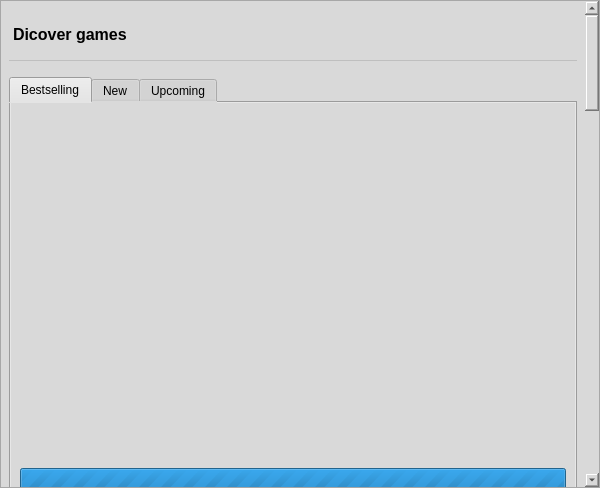
<?xml version="1.0" encoding="UTF-8"?>
<ui version="4.0">
 <class>StorePage</class>
 <widget class="QWidget" name="StorePage">
  <property name="geometry">
   <rect>
    <x>0</x>
    <y>0</y>
    <width>600</width>
    <height>488</height>
   </rect>
  </property>
  <property name="sizePolicy">
   <sizepolicy hsizetype="Preferred" vsizetype="Preferred">
    <horstretch>0</horstretch>
    <verstretch>0</verstretch>
   </sizepolicy>
  </property>
  <property name="windowTitle">
   <string>Form</string>
  </property>
  <property name="styleSheet">
   <string notr="true">background-color: rgb(217, 217, 217);</string>
  </property>
  <layout class="QVBoxLayout" name="pageLayout">
   <property name="spacing">
    <number>0</number>
   </property>
   <property name="leftMargin">
    <number>0</number>
   </property>
   <property name="topMargin">
    <number>0</number>
   </property>
   <property name="rightMargin">
    <number>0</number>
   </property>
   <property name="bottomMargin">
    <number>0</number>
   </property>
   <item>
    <widget class="QScrollArea" name="pageScrollArea">
     <property name="horizontalScrollBarPolicy">
      <enum>Qt::ScrollBarPolicy::ScrollBarAlwaysOff</enum>
     </property>
     <property name="widgetResizable">
      <bool>true</bool>
     </property>
     <widget class="QWidget" name="pageScrollAreaContents">
      <property name="geometry">
       <rect>
        <x>0</x>
        <y>-1453</y>
        <width>579</width>
        <height>2340</height>
       </rect>
      </property>
      <layout class="QVBoxLayout" name="pageScrollAreaContentsLayout">
       <property name="spacing">
        <number>16</number>
       </property>
       <property name="leftMargin">
        <number>8</number>
       </property>
       <property name="topMargin">
        <number>8</number>
       </property>
       <property name="rightMargin">
        <number>8</number>
       </property>
       <property name="bottomMargin">
        <number>16</number>
       </property>
       <item>
        <widget class="QLabel" name="discoverLabel">
         <property name="font">
          <font>
           <pointsize>12</pointsize>
           <bold>true</bold>
          </font>
         </property>
         <property name="styleSheet">
          <string notr="true">padding: 16px 0; border-bottom: 1px solid #bfbfbf;</string>
         </property>
         <property name="text">
          <string>Dicover games</string>
         </property>
        </widget>
       </item>
       <item>
        <widget class="QTabWidget" name="discoverTabWidget">
         <property name="minimumSize">
          <size>
           <width>0</width>
           <height>780</height>
          </size>
         </property>
         <property name="currentIndex">
          <number>0</number>
         </property>
         <widget class="QWidget" name="discoverBestsellingTab">
          <attribute name="title">
           <string>Bestselling</string>
          </attribute>
          <layout class="QVBoxLayout" name="discoverBestsellingTabLayout">
           <property name="spacing">
            <number>0</number>
           </property>
           <property name="leftMargin">
            <number>0</number>
           </property>
           <property name="topMargin">
            <number>0</number>
           </property>
           <property name="rightMargin">
            <number>0</number>
           </property>
           <property name="bottomMargin">
            <number>0</number>
           </property>
           <item>
            <widget class="QStackedWidget" name="discoverBestsellingStackedWidget">
             <widget class="QWidget" name="discoverBestsellingLoadingPage">
              <layout class="QVBoxLayout" name="discoverBestsellingLoadingPageLayout">
               <item>
                <widget class="QProgressBar" name="discoverBestsellingProgressBar">
                 <property name="maximum">
                  <number>0</number>
                 </property>
                </widget>
               </item>
              </layout>
             </widget>
             <widget class="QWidget" name="discoverBestsellingResultsPage">
              <property name="sizePolicy">
               <sizepolicy hsizetype="Preferred" vsizetype="Expanding">
                <horstretch>0</horstretch>
                <verstretch>0</verstretch>
               </sizepolicy>
              </property>
              <layout class="QVBoxLayout" name="discoverBestsellingResultsPageLayout">
               <property name="spacing">
                <number>1</number>
               </property>
               <property name="leftMargin">
                <number>0</number>
               </property>
               <property name="topMargin">
                <number>0</number>
               </property>
               <property name="rightMargin">
                <number>0</number>
               </property>
               <property name="bottomMargin">
                <number>0</number>
               </property>
              </layout>
             </widget>
            </widget>
           </item>
          </layout>
         </widget>
         <widget class="QWidget" name="discoverNewTab">
          <attribute name="title">
           <string>New</string>
          </attribute>
          <layout class="QVBoxLayout" name="discoverNewTabLayout">
           <property name="spacing">
            <number>0</number>
           </property>
           <property name="leftMargin">
            <number>0</number>
           </property>
           <property name="topMargin">
            <number>0</number>
           </property>
           <property name="rightMargin">
            <number>0</number>
           </property>
           <property name="bottomMargin">
            <number>0</number>
           </property>
           <item>
            <widget class="QStackedWidget" name="discoverNewStackedWidget">
             <widget class="QWidget" name="discoverNewLoadingPage">
              <layout class="QVBoxLayout" name="discoverNewLoadingPageLayout">
               <item>
                <widget class="QProgressBar" name="discoverNewProgressBar">
                 <property name="maximum">
                  <number>0</number>
                 </property>
                </widget>
               </item>
              </layout>
             </widget>
             <widget class="QWidget" name="discoverNewResultsPage">
              <layout class="QVBoxLayout" name="discoverNewResultsPageLayout">
               <property name="spacing">
                <number>1</number>
               </property>
               <property name="leftMargin">
                <number>0</number>
               </property>
               <property name="topMargin">
                <number>0</number>
               </property>
               <property name="rightMargin">
                <number>0</number>
               </property>
               <property name="bottomMargin">
                <number>0</number>
               </property>
              </layout>
             </widget>
            </widget>
           </item>
          </layout>
         </widget>
         <widget class="QWidget" name="discoverUpcomingTab">
          <attribute name="title">
           <string>Upcoming</string>
          </attribute>
          <layout class="QVBoxLayout" name="discoverUpcomingTabLayout">
           <property name="spacing">
            <number>0</number>
           </property>
           <property name="leftMargin">
            <number>0</number>
           </property>
           <property name="topMargin">
            <number>0</number>
           </property>
           <property name="rightMargin">
            <number>0</number>
           </property>
           <property name="bottomMargin">
            <number>0</number>
           </property>
           <item>
            <widget class="QStackedWidget" name="discoverUpcomingStackedWidget">
             <widget class="QWidget" name="discoverUpcomingLoadingPage">
              <layout class="QVBoxLayout" name="discoverUpcomingLoadingPageLayout">
               <item>
                <widget class="QProgressBar" name="discoverUpcomingProgressBar">
                 <property name="maximum">
                  <number>0</number>
                 </property>
                </widget>
               </item>
              </layout>
             </widget>
             <widget class="QWidget" name="discoverUpcomingResultsPage">
              <layout class="QVBoxLayout" name="discoverUpcomingResultsPageLayout">
               <property name="spacing">
                <number>1</number>
               </property>
               <property name="leftMargin">
                <number>0</number>
               </property>
               <property name="topMargin">
                <number>0</number>
               </property>
               <property name="rightMargin">
                <number>0</number>
               </property>
               <property name="bottomMargin">
                <number>0</number>
               </property>
              </layout>
             </widget>
            </widget>
           </item>
          </layout>
         </widget>
        </widget>
       </item>
       <item alignment="Qt::AlignmentFlag::AlignHCenter">
        <widget class="QPushButton" name="showCatalogButton">
         <property name="cursor">
          <cursorShape>PointingHandCursor</cursorShape>
         </property>
         <property name="text">
          <string>Show more</string>
         </property>
        </widget>
       </item>
       <item>
        <widget class="QLabel" name="customSectionExclusivesLabel">
         <property name="font">
          <font>
           <pointsize>12</pointsize>
           <bold>true</bold>
          </font>
         </property>
         <property name="text">
          <string>Only on GOG</string>
         </property>
         <property name="textFormat">
          <enum>Qt::TextFormat::PlainText</enum>
         </property>
        </widget>
       </item>
       <item>
        <widget class="QStackedWidget" name="customSectionExclusivesStackedWidget">
         <widget class="QWidget" name="customSectionExclusivesLoadingPage">
          <layout class="QVBoxLayout" name="customSectionExclusivesLoadingPageLayout">
           <item>
            <widget class="QProgressBar" name="customSectionExclusivesProgressBar">
             <property name="maximum">
              <number>0</number>
             </property>
            </widget>
           </item>
          </layout>
         </widget>
         <widget class="QWidget" name="customSectionExclusivesResultsPage">
          <layout class="QVBoxLayout" name="customSectionExclusivesResultsPageLayout">
           <property name="spacing">
            <number>0</number>
           </property>
           <property name="leftMargin">
            <number>0</number>
           </property>
           <property name="topMargin">
            <number>0</number>
           </property>
           <property name="rightMargin">
            <number>0</number>
           </property>
           <property name="bottomMargin">
            <number>0</number>
           </property>
           <item>
            <widget class="QScrollArea" name="customSectionExclusivesResultsScrollArea">
             <property name="minimumSize">
              <size>
               <width>0</width>
               <height>220</height>
              </size>
             </property>
             <property name="verticalScrollBarPolicy">
              <enum>Qt::ScrollBarPolicy::ScrollBarAlwaysOff</enum>
             </property>
             <property name="widgetResizable">
              <bool>true</bool>
             </property>
             <widget class="QWidget" name="customSectionExclusivesResultsScrollAreaContents">
              <property name="geometry">
               <rect>
                <x>0</x>
                <y>0</y>
                <width>563</width>
                <height>200</height>
               </rect>
              </property>
              <property name="sizePolicy">
               <sizepolicy hsizetype="Preferred" vsizetype="Fixed">
                <horstretch>0</horstretch>
                <verstretch>0</verstretch>
               </sizepolicy>
              </property>
              <property name="minimumSize">
               <size>
                <width>0</width>
                <height>200</height>
               </size>
              </property>
              <property name="maximumSize">
               <size>
                <width>16777215</width>
                <height>200</height>
               </size>
              </property>
              <layout class="QHBoxLayout" name="customSectionExclusivesResultsScrollAreaContentsLayout">
               <property name="spacing">
                <number>24</number>
               </property>
              </layout>
             </widget>
            </widget>
           </item>
          </layout>
         </widget>
        </widget>
       </item>
       <item>
        <widget class="QLabel" name="customSectionGOG">
         <property name="font">
          <font>
           <pointsize>12</pointsize>
           <bold>true</bold>
          </font>
         </property>
         <property name="styleSheet">
          <string notr="true">padding: 16px 0; border-bottom: 1px solid #bfbfbf;</string>
         </property>
         <property name="text">
          <string>Good Old Games</string>
         </property>
         <property name="textFormat">
          <enum>Qt::TextFormat::PlainText</enum>
         </property>
        </widget>
       </item>
       <item>
        <widget class="QStackedWidget" name="customSectionGOGStackedWidget">
         <widget class="QWidget" name="customSectionGOGLoadingPage">
          <layout class="QVBoxLayout" name="customSectionGOGLoadingPageLayout">
           <item>
            <widget class="QProgressBar" name="customSectionGOGProgressBar">
             <property name="maximum">
              <number>0</number>
             </property>
            </widget>
           </item>
          </layout>
         </widget>
         <widget class="QWidget" name="customSectionGOGResultsPage">
          <layout class="QVBoxLayout" name="customSectionGOGResultsPageLayout">
           <property name="spacing">
            <number>0</number>
           </property>
           <property name="leftMargin">
            <number>0</number>
           </property>
           <property name="topMargin">
            <number>0</number>
           </property>
           <property name="rightMargin">
            <number>0</number>
           </property>
           <property name="bottomMargin">
            <number>0</number>
           </property>
           <item>
            <widget class="QScrollArea" name="customSectionGOGResultsScrollArea">
             <property name="minimumSize">
              <size>
               <width>0</width>
               <height>220</height>
              </size>
             </property>
             <property name="verticalScrollBarPolicy">
              <enum>Qt::ScrollBarPolicy::ScrollBarAlwaysOff</enum>
             </property>
             <property name="widgetResizable">
              <bool>true</bool>
             </property>
             <widget class="QWidget" name="customSectionGOGResultsScrollAreaContents">
              <property name="geometry">
               <rect>
                <x>0</x>
                <y>0</y>
                <width>563</width>
                <height>200</height>
               </rect>
              </property>
              <property name="sizePolicy">
               <sizepolicy hsizetype="Preferred" vsizetype="Fixed">
                <horstretch>0</horstretch>
                <verstretch>0</verstretch>
               </sizepolicy>
              </property>
              <property name="minimumSize">
               <size>
                <width>0</width>
                <height>200</height>
               </size>
              </property>
              <layout class="QHBoxLayout" name="customSectionGOGResultsScrollAreaContentsLayout">
               <property name="spacing">
                <number>24</number>
               </property>
              </layout>
             </widget>
            </widget>
           </item>
          </layout>
         </widget>
        </widget>
       </item>
       <item>
        <widget class="QLabel" name="customSectionCDPRLabel">
         <property name="font">
          <font>
           <pointsize>12</pointsize>
           <bold>true</bold>
          </font>
         </property>
         <property name="styleSheet">
          <string notr="true">padding: 16px 0; border-bottom: 1px solid #bfbfbf;</string>
         </property>
         <property name="text">
          <string>CD PROJEKT RED</string>
         </property>
         <property name="textFormat">
          <enum>Qt::TextFormat::PlainText</enum>
         </property>
        </widget>
       </item>
       <item>
        <widget class="QStackedWidget" name="customSectionCDPRStackedWidget">
         <widget class="QWidget" name="customSectionCDPRLoadingPage">
          <layout class="QVBoxLayout" name="customSectionCDPRLoadingPageLayout">
           <item>
            <widget class="QProgressBar" name="customSectionCDPRProgressBar">
             <property name="maximum">
              <number>0</number>
             </property>
            </widget>
           </item>
          </layout>
         </widget>
         <widget class="QWidget" name="customSectionCDPRResultsPage">
          <layout class="QVBoxLayout" name="customSectionCDPRResultsPageLayout">
           <property name="spacing">
            <number>0</number>
           </property>
           <property name="leftMargin">
            <number>0</number>
           </property>
           <property name="topMargin">
            <number>0</number>
           </property>
           <property name="rightMargin">
            <number>0</number>
           </property>
           <property name="bottomMargin">
            <number>0</number>
           </property>
           <item>
            <widget class="QScrollArea" name="customSectionCDPRScrollArea">
             <property name="minimumSize">
              <size>
               <width>0</width>
               <height>220</height>
              </size>
             </property>
             <property name="verticalScrollBarPolicy">
              <enum>Qt::ScrollBarPolicy::ScrollBarAlwaysOff</enum>
             </property>
             <property name="widgetResizable">
              <bool>true</bool>
             </property>
             <widget class="QWidget" name="customSectionCDPRScrollAreaContents">
              <property name="geometry">
               <rect>
                <x>0</x>
                <y>0</y>
                <width>563</width>
                <height>220</height>
               </rect>
              </property>
              <layout class="QHBoxLayout" name="customSectionCDPRScrollAreaContentsLayout">
               <property name="spacing">
                <number>24</number>
               </property>
              </layout>
             </widget>
            </widget>
           </item>
          </layout>
         </widget>
        </widget>
       </item>
       <item>
        <widget class="QLabel" name="newsLabel">
         <property name="font">
          <font>
           <pointsize>12</pointsize>
           <bold>true</bold>
          </font>
         </property>
         <property name="styleSheet">
          <string notr="true">padding: 16px 0; border-bottom: 1px solid #bfbfbf;</string>
         </property>
         <property name="text">
          <string>News</string>
         </property>
         <property name="textFormat">
          <enum>Qt::TextFormat::AutoText</enum>
         </property>
        </widget>
       </item>
       <item>
        <widget class="QStackedWidget" name="newsStackedWidget">
         <widget class="QWidget" name="newsLoadingPage">
          <layout class="QVBoxLayout" name="newsLoadingPageLayout">
           <item>
            <widget class="QProgressBar" name="newsProgressBar">
             <property name="maximum">
              <number>0</number>
             </property>
             <property name="value">
              <number>-1</number>
             </property>
            </widget>
           </item>
          </layout>
         </widget>
         <widget class="QWidget" name="newsResultsPage">
          <layout class="QHBoxLayout" name="newsResultsPageLayout">
           <property name="topMargin">
            <number>0</number>
           </property>
           <property name="bottomMargin">
            <number>0</number>
           </property>
           <item>
            <widget class="QScrollArea" name="newsScrollArea">
             <property name="sizePolicy">
              <sizepolicy hsizetype="Expanding" vsizetype="Fixed">
               <horstretch>0</horstretch>
               <verstretch>0</verstretch>
              </sizepolicy>
             </property>
             <property name="minimumSize">
              <size>
               <width>0</width>
               <height>425</height>
              </size>
             </property>
             <property name="verticalScrollBarPolicy">
              <enum>Qt::ScrollBarPolicy::ScrollBarAlwaysOff</enum>
             </property>
             <property name="widgetResizable">
              <bool>true</bool>
             </property>
             <widget class="QWidget" name="newsScrollAreaContents">
              <property name="geometry">
               <rect>
                <x>0</x>
                <y>0</y>
                <width>551</width>
                <height>425</height>
               </rect>
              </property>
              <layout class="QHBoxLayout" name="newsScrollAreaContentsLayout">
               <property name="spacing">
                <number>24</number>
               </property>
               <property name="leftMargin">
                <number>0</number>
               </property>
               <property name="topMargin">
                <number>0</number>
               </property>
               <property name="rightMargin">
                <number>0</number>
               </property>
               <property name="bottomMargin">
                <number>8</number>
               </property>
              </layout>
             </widget>
            </widget>
           </item>
          </layout>
         </widget>
        </widget>
       </item>
       <item>
        <spacer name="pageVerticalSpacer">
         <property name="orientation">
          <enum>Qt::Orientation::Vertical</enum>
         </property>
         <property name="sizeHint" stdset="0">
          <size>
           <width>20</width>
           <height>40</height>
          </size>
         </property>
        </spacer>
       </item>
      </layout>
     </widget>
    </widget>
   </item>
  </layout>
 </widget>
 <resources/>
 <connections/>
</ui>
